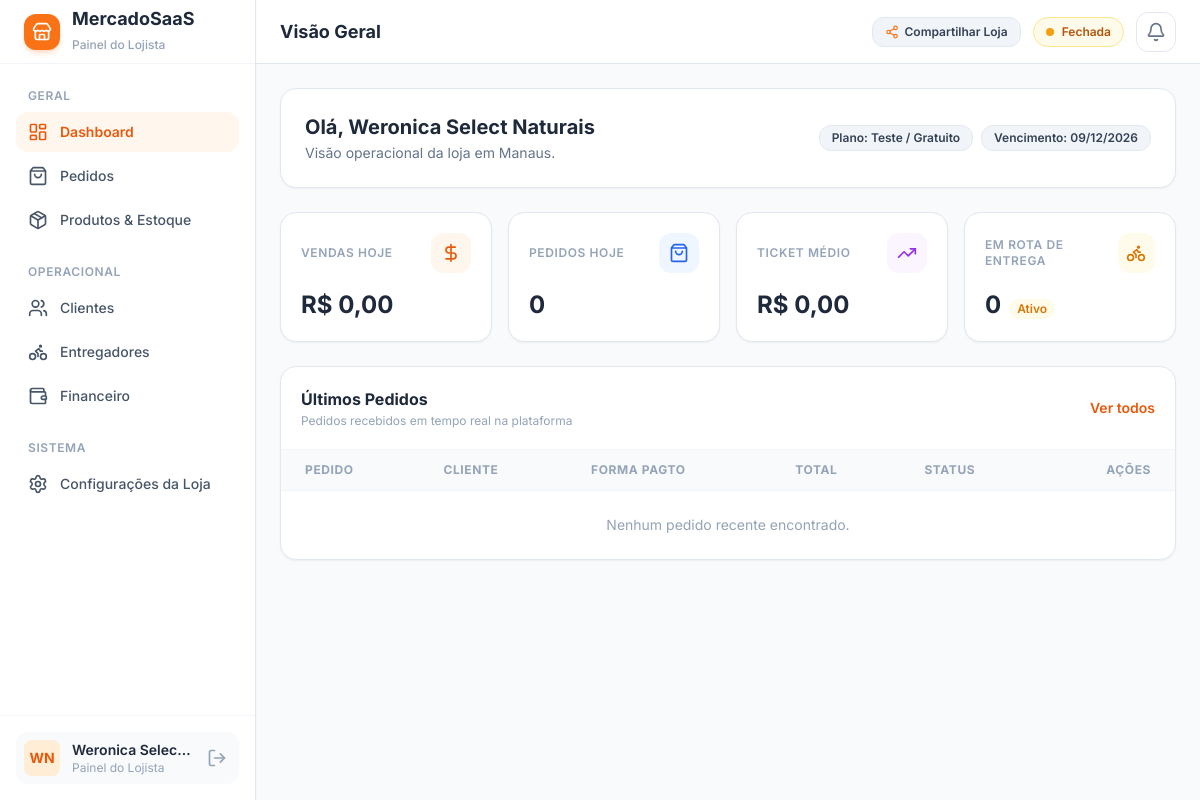
Screenshot of /dashboard.php (signed in) with the database file from the repository.
### tables this page shows
CREATE TABLE `lojas` (
  `id` int(11) NOT NULL,
  `nome_loja` varchar(150) NOT NULL,
  `slug` varchar(150) NOT NULL,
  `cnpj` varchar(20) DEFAULT NULL,
  `whatsapp` varchar(20) NOT NULL,
  `endereco` text NOT NULL,
  `latitude` decimal(10,8) DEFAULT NULL,
  `longitude` decimal(11,8) DEFAULT NULL,
  `logo` varchar(255) DEFAULT NULL,
  `tipo_operacao` enum('ambas','fisica','online') DEFAULT 'ambas',
  `forcar_fechado` tinyint(1) DEFAULT 0,
  `horario_abertura` time DEFAULT '06:00:00',
  `horario_fechamento` time DEFAULT '22:00:00',
  `pagamento_dinheiro` tinyint(1) DEFAULT 1,
  `pagamento_debito` tinyint(1) DEFAULT 1,
  `pagamento_credito` tinyint(1) DEFAULT 1,
  `pagamento_pix` tinyint(1) DEFAULT 1,
  `tipo_chave_pix` varchar(20) DEFAULT 'CNPJ',
  `chave_pix` varchar(150) DEFAULT NULL,
  `pix_copia_cola` text DEFAULT NULL,
  `plano_id` int(11) DEFAULT 1,
  `data_vencimento` date DEFAULT NULL,
  `status_loja` enum('ativo','inativo','pendente','suspenso') DEFAULT 'ativo',
  `criado_em` timestamp NULL DEFAULT current_timestamp(),
  `ordenacao_produtos` varchar(50) DEFAULT 'az',
  `horarios_funcionamento` text DEFAULT NULL
);

### dashboard.php (the view, shortened to what the rows shown need)
<?php
require_once 'admin/config.php';
try {
    $pdo->exec("SET time_zone = '-04:00'");
} catch (Exception $e) {}
$loja_id = 0;
if (isset($_GET['loja_id']) && !empty($_GET['loja_id']) && isset($_GET['token'])) {
    $loja_id = intval($_GET['loja_id']);
    $isMasterAccess = true;
    $_SESSION['master_view_loja_id'] = $loja_id;
    $_SESSION['master_token'] = $_GET['token'];
} elseif (isset($_SESSION['master_view_loja_id']) && isset($_SESSION['master_token'])) {
    $loja_id = intval($_SESSION['master_view_loja_id']);
    $isMasterAccess = true;
} else {
    if (isset($_SESSION['loja_id']) && !empty($_SESSION['loja_id'])) {
        $loja_id = intval($_SESSION['loja_id']);
    }
}
$stmtLoja = $pdo->prepare("
    SELECT l.*, p.nome_plano
    FROM lojas l
    LEFT JOIN planos p ON l.plano_id = p.id
    WHERE l.id = ?
");
$stmtLoja->execute([$loja_id]);
$loja = $stmtLoja->fetch(PDO::FETCH_ASSOC);
$nomeLoja = $loja ? $loja['nome_loja'] : 'Minha Loja';
$nomePlano = $loja['nome_plano'] ?? 'Teste / Gratuito';
$dataVencimento = $loja['data_vencimento'] ?? null;
?>
<!DOCTYPE html>
<html lang="pt-BR">
<head>
    <script src="https://cdn.tailwindcss.com"></script>
</head>
<body class="bg-slate-50 text-slate-800 antialiased min-h-screen flex flex-col">
    <div class="min-h-screen flex flex-col md:flex-row w-full relative">
        <?php include 'includes/menu.php'; ?>
        <div class="flex-1 flex flex-col md:pl-64 min-w-0">
            <header class="h-16 bg-white border-b border-slate-200 sticky top-0 z-30 px-4 sm:px-6 flex items-center justify-between">
                <div class="flex items-center gap-4">
                    <h1 class="text-base sm:text-lg font-bold text-slate-800">Visão Geral</h1>
                </div>
            </header>
            <main id="main-content" class="flex-1 p-3 sm:p-6 space-y-6 max-w-7xl w-full mx-auto hidden">
                <div class="bg-white p-6 rounded-2xl border border-slate-200 shadow-sm flex flex-col sm:flex-row sm:items-center sm:justify-between gap-4">
                    <div>
                        <h2 class="text-xl font-bold text-slate-800">Olá, <?php echo htmlspecialchars($nomeLoja); ?></h2>
                        <p class="text-sm text-slate-500 mt-0.5">Visão operacional da loja em Manaus.</p>
                    </div>
                    <div class="flex items-center gap-2">
                        <span class="bg-slate-100 text-slate-700 px-3 py-1 rounded-xl text-xs font-semibold border border-slate-200">
                            Plano: <?php echo htmlspecialchars($nomePlano); ?>
                        </span>
                        <span class="bg-slate-100 text-slate-700 px-3 py-1 rounded-xl text-xs font-semibold border border-slate-200">
                            Vencimento: <?php echo !empty($dataVencimento) ? date('d/m/Y', strtotime($dataVencimento)) : 'Vitalício'; ?>
                        </span>
                    </div>
                </div>
                <div class="bg-white rounded-2xl border border-slate-200 shadow-sm overflow-hidden">
                    <div class="overflow-x-auto">
                        <table class="w-full text-left border-collapse text-sm">
                            <thead>
                                <tr class="bg-slate-50 border-b border-slate-100 text-slate-400 font-semibold text-xs uppercase tracking-wider">
                                    <th class="py-3 px-6">Pedido</th>
                                    <th class="py-3 px-6">Cliente</th>
                                    <th class="py-3 px-6">Forma Pagto</th>
                                    <th class="py-3 px-6">Total</th>
                                    <th class="py-3 px-6">Status</th>
                                    <th class="py-3 px-6 text-right">Ações</th>
                                </tr>
                            </thead>
                        </table>
                    </div>
                </div>
            </main>
        </div>
    </div>
</body>
</html>

### includes/menu.php (shortened to what the rows shown need)
<?php
$loja_id = 0;
if (isset($_GET['loja_id']) && !empty($_GET['loja_id']) && isset($_GET['token'])) {
    $loja_id = intval($_GET['loja_id']);
    $_SESSION['master_view_loja_id'] = $loja_id;
    $_SESSION['master_token'] = $_GET['token'];
} elseif (isset($_SESSION['master_view_loja_id']) && isset($_SESSION['master_token'])) {
    $loja_id = intval($_SESSION['master_view_loja_id']);
} else {
    if (isset($_SESSION['loja_id']) && !empty($_SESSION['loja_id'])) {
        $loja_id = intval($_SESSION['loja_id']);
    }
}
try {
    $stmtLojaMenu = $pdo->prepare("
        SELECT l.nome_loja, p.nome_plano
        FROM lojas l
        LEFT JOIN planos p ON l.plano_id = p.id
        WHERE l.id = ?
    ");
    $stmtLojaMenu->execute([$loja_id]);
    $dadosLojaMenu = $stmtLojaMenu->fetch(PDO::FETCH_ASSOC);
    $nomeLojaMenu = $dadosLojaMenu['nome_loja'] ?? 'MercadoSaaS';
    $nomePlanoMenu = $dadosLojaMenu['nome_plano'] ?? 'Painel do Lojista';
    $partesLoja = explode(' ', trim($nomeLojaMenu));
    $iniciaisLoja = mb_strtoupper(mb_substr($partesLoja[0], 0, 1));
    if (count($partesLoja) > 1) {
        $iniciaisLoja .= mb_strtoupper(mb_substr(end($partesLoja), 0, 1));
    }
} catch (Exception $e) {
    $nomeLojaMenu = 'MercadoSaaS';
    $nomePlanoMenu = 'Painel do Lojista';
    $totalPendentesMenu = 0;
    $iniciaisLoja = 'MS';
}
?>
<aside id="appSidebar" class="fixed inset-y-0 left-0 z-50 w-64 bg-white border-r border-slate-200 flex flex-col transition-transform duration-300 ease-in-out -translate-x-full md:translate-x-0 shadow-sm">
    <div class="p-4 border-t border-slate-100">
        <div class="flex items-center gap-3 p-2 rounded-xl bg-slate-50">
            <div class="w-9 h-9 rounded-lg bg-orange-100 text-orange-600 font-bold flex items-center justify-center text-sm shrink-0">
                <?= htmlspecialchars($iniciaisLoja); ?>
            </div>
            <div class="flex-1 min-w-0">
                <p class="text-sm font-semibold text-slate-800 truncate"><?= htmlspecialchars($nomeLojaMenu); ?></p>
                <p class="text-xs text-slate-400 truncate"><?= htmlspecialchars($nomePlanoMenu); ?></p>
            </div>
            <a href="admin/logout.php" class="text-slate-400 hover:text-rose-600 transition-colors p-1" title="Sair">
                <i data-lucide="log-out" class="w-5 h-5"></i>
            </a>
        </div>
    </div>
</aside>

### rows the page displays
lojas: nome_loja "WN", nome_loja "Weronica Selec…", nome_loja "Weronica Select Naturais", data_vencimento "09/12/2026"

### other values shown
$nomePlanoMenu "Painel do Lojista"
$nomePlano "Teste / Gratuito"
$vendasHoje "0,00"
$pedidosHoje "0"
$ticketMedio "0,00"
$entregadoresEmRota "0"
